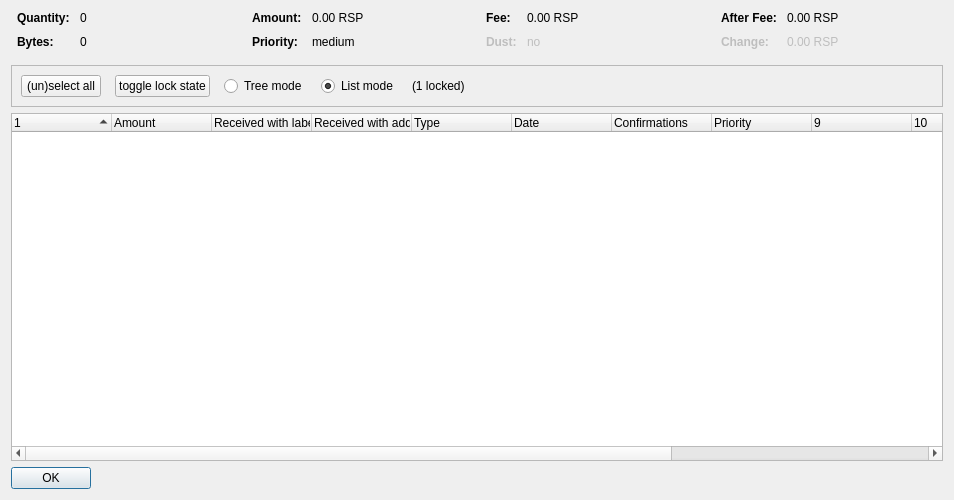
<?xml version="1.0" encoding="UTF-8"?>
<ui version="4.0">
 <class>CoinControlDialog</class>
 <widget class="QDialog" name="CoinControlDialog">
  <property name="geometry">
   <rect>
    <x>0</x>
    <y>0</y>
    <width>954</width>
    <height>500</height>
   </rect>
  </property>
  <property name="windowTitle">
   <string>Coin Selection</string>
  </property>
  <layout class="QVBoxLayout" name="verticalLayout">
   <item>
    <layout class="QHBoxLayout" name="horizontalLayoutTop" stretch="0,0,0,0">
     <property name="topMargin">
      <number>0</number>
     </property>
     <property name="bottomMargin">
      <number>10</number>
     </property>
     <item>
      <layout class="QFormLayout" name="formLayoutCoinControl1">
       <property name="horizontalSpacing">
        <number>10</number>
       </property>
       <property name="verticalSpacing">
        <number>10</number>
       </property>
       <property name="leftMargin">
        <number>6</number>
       </property>
       <property name="rightMargin">
        <number>6</number>
       </property>
       <item row="0" column="0">
        <widget class="QLabel" name="labelCoinControlQuantityText">
         <property name="font">
          <font>
           <weight>75</weight>
           <bold>true</bold>
          </font>
         </property>
         <property name="text">
          <string>Quantity:</string>
         </property>
        </widget>
       </item>
       <item row="0" column="1">
        <widget class="QLabel" name="labelCoinControlQuantity">
         <property name="cursor">
          <cursorShape>IBeamCursor</cursorShape>
         </property>
         <property name="contextMenuPolicy">
          <enum>Qt::ActionsContextMenu</enum>
         </property>
         <property name="text">
          <string notr="true">0</string>
         </property>
         <property name="textInteractionFlags">
          <set>Qt::LinksAccessibleByMouse|Qt::TextSelectableByKeyboard|Qt::TextSelectableByMouse</set>
         </property>
        </widget>
       </item>
       <item row="1" column="0">
        <widget class="QLabel" name="labelCoinControlBytesText">
         <property name="font">
          <font>
           <weight>75</weight>
           <bold>true</bold>
          </font>
         </property>
         <property name="text">
          <string>Bytes:</string>
         </property>
        </widget>
       </item>
       <item row="1" column="1">
        <widget class="QLabel" name="labelCoinControlBytes">
         <property name="cursor">
          <cursorShape>IBeamCursor</cursorShape>
         </property>
         <property name="contextMenuPolicy">
          <enum>Qt::ActionsContextMenu</enum>
         </property>
         <property name="text">
          <string notr="true">0</string>
         </property>
         <property name="textInteractionFlags">
          <set>Qt::LinksAccessibleByMouse|Qt::TextSelectableByKeyboard|Qt::TextSelectableByMouse</set>
         </property>
        </widget>
       </item>
      </layout>
     </item>
     <item>
      <layout class="QFormLayout" name="formLayoutCoinControl2">
       <property name="horizontalSpacing">
        <number>10</number>
       </property>
       <property name="verticalSpacing">
        <number>10</number>
       </property>
       <property name="leftMargin">
        <number>6</number>
       </property>
       <property name="rightMargin">
        <number>6</number>
       </property>
       <item row="0" column="0">
        <widget class="QLabel" name="labelCoinControlAmountText">
         <property name="font">
          <font>
           <weight>75</weight>
           <bold>true</bold>
          </font>
         </property>
         <property name="text">
          <string>Amount:</string>
         </property>
        </widget>
       </item>
       <item row="0" column="1">
        <widget class="QLabel" name="labelCoinControlAmount">
         <property name="cursor">
          <cursorShape>IBeamCursor</cursorShape>
         </property>
         <property name="contextMenuPolicy">
          <enum>Qt::ActionsContextMenu</enum>
         </property>
         <property name="text">
          <string notr="true">0.00 RSP</string>
         </property>
         <property name="textInteractionFlags">
          <set>Qt::LinksAccessibleByMouse|Qt::TextSelectableByKeyboard|Qt::TextSelectableByMouse</set>
         </property>
        </widget>
       </item>
       <item row="1" column="0">
        <widget class="QLabel" name="labelCoinControlPriorityText">
         <property name="font">
          <font>
           <weight>75</weight>
           <bold>true</bold>
          </font>
         </property>
         <property name="text">
          <string>Priority:</string>
         </property>
        </widget>
       </item>
       <item row="1" column="1">
        <widget class="QLabel" name="labelCoinControlPriority">
         <property name="cursor">
          <cursorShape>IBeamCursor</cursorShape>
         </property>
         <property name="contextMenuPolicy">
          <enum>Qt::ActionsContextMenu</enum>
         </property>
         <property name="text">
          <string>medium</string>
         </property>
         <property name="textInteractionFlags">
          <set>Qt::LinksAccessibleByMouse|Qt::TextSelectableByKeyboard|Qt::TextSelectableByMouse</set>
         </property>
        </widget>
       </item>
      </layout>
     </item>
     <item>
      <layout class="QFormLayout" name="formLayoutCoinControl3">
       <property name="horizontalSpacing">
        <number>10</number>
       </property>
       <property name="verticalSpacing">
        <number>10</number>
       </property>
       <property name="leftMargin">
        <number>6</number>
       </property>
       <property name="rightMargin">
        <number>6</number>
       </property>
       <item row="0" column="0">
        <widget class="QLabel" name="labelCoinControlFeeText">
         <property name="font">
          <font>
           <weight>75</weight>
           <bold>true</bold>
          </font>
         </property>
         <property name="text">
          <string>Fee:</string>
         </property>
        </widget>
       </item>
       <item row="0" column="1">
        <widget class="QLabel" name="labelCoinControlFee">
         <property name="cursor">
          <cursorShape>IBeamCursor</cursorShape>
         </property>
         <property name="contextMenuPolicy">
          <enum>Qt::ActionsContextMenu</enum>
         </property>
         <property name="text">
          <string notr="true">0.00 RSP</string>
         </property>
         <property name="textInteractionFlags">
          <set>Qt::LinksAccessibleByMouse|Qt::TextSelectableByKeyboard|Qt::TextSelectableByMouse</set>
         </property>
        </widget>
       </item>
       <item row="1" column="0">
        <widget class="QLabel" name="labelCoinControlLowOutputText">
         <property name="enabled">
          <bool>false</bool>
         </property>
         <property name="font">
          <font>
           <weight>75</weight>
           <bold>true</bold>
          </font>
         </property>
         <property name="text">
          <string>Dust:</string>
         </property>
        </widget>
       </item>
       <item row="1" column="1">
        <widget class="QLabel" name="labelCoinControlLowOutput">
         <property name="enabled">
          <bool>false</bool>
         </property>
         <property name="cursor">
          <cursorShape>IBeamCursor</cursorShape>
         </property>
         <property name="contextMenuPolicy">
          <enum>Qt::ActionsContextMenu</enum>
         </property>
         <property name="text">
          <string>no</string>
         </property>
         <property name="textInteractionFlags">
          <set>Qt::LinksAccessibleByMouse|Qt::TextSelectableByKeyboard|Qt::TextSelectableByMouse</set>
         </property>
        </widget>
       </item>
      </layout>
     </item>
     <item>
      <layout class="QFormLayout" name="formLayoutCoinControl4">
       <property name="horizontalSpacing">
        <number>10</number>
       </property>
       <property name="verticalSpacing">
        <number>10</number>
       </property>
       <property name="leftMargin">
        <number>6</number>
       </property>
       <property name="rightMargin">
        <number>6</number>
       </property>
       <item row="0" column="0">
        <widget class="QLabel" name="labelCoinControlAfterFeeText">
         <property name="font">
          <font>
           <weight>75</weight>
           <bold>true</bold>
          </font>
         </property>
         <property name="text">
          <string>After Fee:</string>
         </property>
        </widget>
       </item>
       <item row="0" column="1">
        <widget class="QLabel" name="labelCoinControlAfterFee">
         <property name="cursor">
          <cursorShape>IBeamCursor</cursorShape>
         </property>
         <property name="contextMenuPolicy">
          <enum>Qt::ActionsContextMenu</enum>
         </property>
         <property name="text">
          <string notr="true">0.00 RSP</string>
         </property>
         <property name="textInteractionFlags">
          <set>Qt::LinksAccessibleByMouse|Qt::TextSelectableByKeyboard|Qt::TextSelectableByMouse</set>
         </property>
        </widget>
       </item>
       <item row="1" column="0">
        <widget class="QLabel" name="labelCoinControlChangeText">
         <property name="enabled">
          <bool>false</bool>
         </property>
         <property name="font">
          <font>
           <weight>75</weight>
           <bold>true</bold>
          </font>
         </property>
         <property name="text">
          <string>Change:</string>
         </property>
        </widget>
       </item>
       <item row="1" column="1">
        <widget class="QLabel" name="labelCoinControlChange">
         <property name="enabled">
          <bool>false</bool>
         </property>
         <property name="cursor">
          <cursorShape>IBeamCursor</cursorShape>
         </property>
         <property name="contextMenuPolicy">
          <enum>Qt::ActionsContextMenu</enum>
         </property>
         <property name="text">
          <string notr="true">0.00 RSP</string>
         </property>
         <property name="textInteractionFlags">
          <set>Qt::LinksAccessibleByMouse|Qt::TextSelectableByKeyboard|Qt::TextSelectableByMouse</set>
         </property>
        </widget>
       </item>
      </layout>
     </item>
    </layout>
   </item>
   <item>
    <widget class="QFrame" name="frame">
     <property name="minimumSize">
      <size>
       <width>0</width>
       <height>40</height>
      </size>
     </property>
     <property name="frameShape">
      <enum>QFrame::StyledPanel</enum>
     </property>
     <property name="frameShadow">
      <enum>QFrame::Sunken</enum>
     </property>
     <layout class="QHBoxLayout" name="horizontalLayout">
      <item>
       <layout class="QHBoxLayout" name="horizontalLayoutPanel" stretch="0,0,0,0,0,0">
        <property name="spacing">
         <number>14</number>
        </property>
        <item>
         <widget class="QPushButton" name="pushButtonSelectAll">
          <property name="sizePolicy">
           <sizepolicy hsizetype="Maximum" vsizetype="Fixed">
            <horstretch>0</horstretch>
            <verstretch>0</verstretch>
           </sizepolicy>
          </property>
          <property name="text">
           <string>(un)select all</string>
          </property>
          <property name="autoDefault">
           <bool>false</bool>
          </property>
         </widget>
        </item>
        <item>
         <widget class="QPushButton" name="pushButtonToggleLock">
          <property name="sizePolicy">
           <sizepolicy hsizetype="Maximum" vsizetype="Fixed">
            <horstretch>0</horstretch>
            <verstretch>0</verstretch>
           </sizepolicy>
          </property>
          <property name="text">
           <string>toggle lock state</string>
          </property>
          <property name="autoDefault">
           <bool>false</bool>
          </property>
         </widget>
        </item>
        <item>
         <widget class="QRadioButton" name="radioTreeMode">
          <property name="sizePolicy">
           <sizepolicy hsizetype="Maximum" vsizetype="Fixed">
            <horstretch>0</horstretch>
            <verstretch>0</verstretch>
           </sizepolicy>
          </property>
          <property name="text">
           <string>Tree mode</string>
          </property>
         </widget>
        </item>
        <item>
         <widget class="QRadioButton" name="radioListMode">
          <property name="sizePolicy">
           <sizepolicy hsizetype="Maximum" vsizetype="Fixed">
            <horstretch>0</horstretch>
            <verstretch>0</verstretch>
           </sizepolicy>
          </property>
          <property name="text">
           <string>List mode</string>
          </property>
          <property name="checked">
           <bool>true</bool>
          </property>
         </widget>
        </item>
        <item>
         <widget class="QLabel" name="labelLocked">
          <property name="text">
           <string>(1 locked)</string>
          </property>
         </widget>
        </item>
        <item>
         <spacer name="horizontalSpacer">
          <property name="orientation">
           <enum>Qt::Horizontal</enum>
          </property>
          <property name="sizeHint" stdset="0">
           <size>
            <width>40</width>
            <height>20</height>
           </size>
          </property>
         </spacer>
        </item>
       </layout>
      </item>
     </layout>
    </widget>
   </item>
   <item>
    <widget class="CoinControlTreeWidget" name="treeWidget">
     <property name="contextMenuPolicy">
      <enum>Qt::CustomContextMenu</enum>
     </property>
     <property name="sortingEnabled">
      <bool>false</bool>
     </property>
     <property name="columnCount">
      <number>13</number>
     </property>
     <attribute name="headerShowSortIndicator" stdset="0">
      <bool>true</bool>
     </attribute>
     <attribute name="headerStretchLastSection">
      <bool>false</bool>
     </attribute>
     <column>
      <property name="text">
       <string/>
      </property>
     </column>
     <column>
      <property name="text">
       <string>Amount</string>
      </property>
     </column>
     <column>
      <property name="text">
       <string>Received with label</string>
      </property>
     </column>
     <column>
      <property name="text">
       <string>Received with address</string>
      </property>
     </column>
     <column>
      <property name="text">
	<string>Type</string>
      </property>
     </column>
     <column>
      <property name="text">	 
       <string>Date</string>
      </property>
     </column>
     <column>
      <property name="text">
       <string>Confirmations</string>
      </property>
      <property name="toolTip">
       <string>Confirmed</string>
      </property>
     </column>
     <column>
      <property name="text">
       <string>Priority</string>
      </property>
     </column>
     <column>
      <property name="text">
       <string/>
      </property>
     </column>
     <column>
      <property name="text">
       <string/>
      </property>
     </column>
     <column>
      <property name="text">
       <string/>
      </property>
     </column>
     <column>
      <property name="text">
       <string/>
      </property>
     </column>
     <column>
      <property name="text">
       <string/>
      </property>
     </column>
    </widget>
   </item>
   <item>
    <widget class="QDialogButtonBox" name="buttonBox">
     <property name="sizePolicy">
      <sizepolicy hsizetype="Maximum" vsizetype="Fixed">
       <horstretch>0</horstretch>
       <verstretch>0</verstretch>
      </sizepolicy>
     </property>
     <property name="orientation">
      <enum>Qt::Horizontal</enum>
     </property>
     <property name="standardButtons">
      <set>QDialogButtonBox::Ok</set>
     </property>
    </widget>
   </item>
  </layout>
 </widget>
 <customwidgets>
  <customwidget>
   <class>CoinControlTreeWidget</class>
   <extends>QTreeWidget</extends>
   <header>coincontroltreewidget.h</header>
  </customwidget>
 </customwidgets>
 <resources/>
 <connections/>
</ui>
